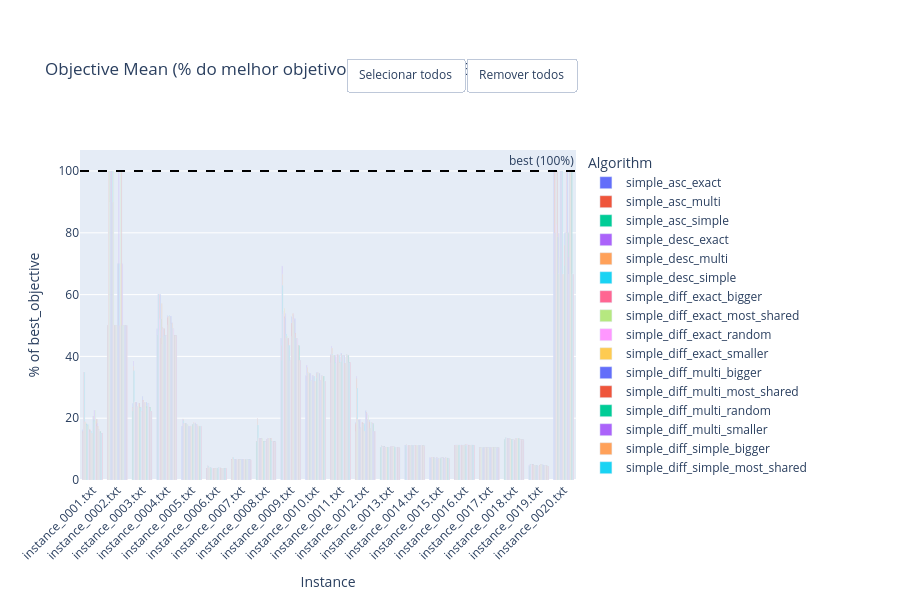

Notebook source saved alongside this figure:
### Code cell
# Objective Mean (% do melhor objetivo) por Run — um gráfico separado por entrada em `run`

for run_entry in (run if isinstance(run, list) else [run]):
    csv_path = resolve_csv_path(run_entry)
    run_df = pd.read_csv(csv_path)
    run_df = run_df.merge(best_df[merge_columns + ["best_objective"]], on=merge_columns, how="left")

    pivot = (
        run_df.pivot_table(
            index='instance',
            columns='algorithm',
            values='objective_mean',
            aggfunc='mean'
        )
        .sort_index()
        .fillna(0)
    )

    best_by_instance = (
        run_df[['instance', 'best_objective']]
        .drop_duplicates(subset='instance')
        .set_index('instance')['best_objective']
    )

    pivot_pct = pivot.div(best_by_instance, axis=0) * 100
    pivot_pct = pivot_pct.replace([float('inf'), -float('inf')], 0).fillna(0)

    fig = go.Figure()
    for algo in pivot_pct.columns:
        fig.add_trace(go.Bar(
            name=algo,
            x=pivot_pct.index,
            y=pivot_pct[algo],
            hovertemplate=f'<b>{algo}</b><br>Instance: %{{x}}<br>%{{y:.1f}}% of best<extra></extra>'
        ))

    fig.add_hline(y=100, line_dash='dash', line_color='black', annotation_text='best (100%)')

    fig.update_layout(
        barmode='group',
        title=f'Objective Mean (% do melhor objetivo) — {run_entry}',
        xaxis_title='Instance',
        yaxis_title='% of best_objective',
        legend_title='Algorithm',
        height=600,
        margin=dict(t=150),
        xaxis_tickangle=-45,
    )
    add_legend_mass_toggle(fig)
    fig.show()
